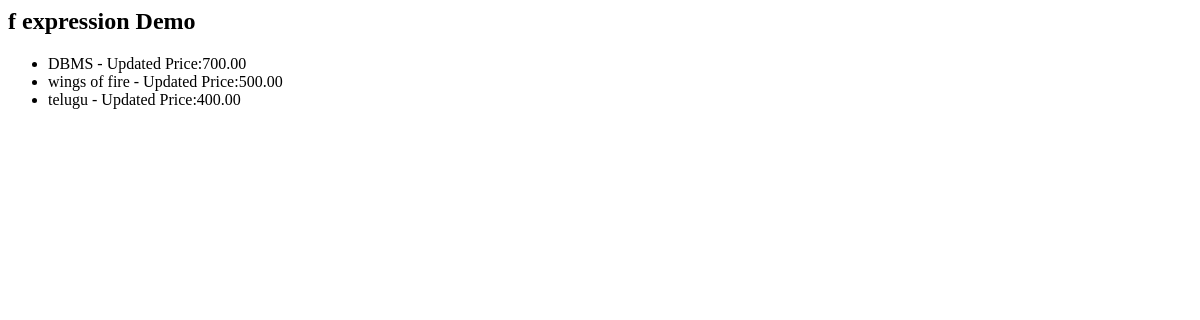
The app's page /f_expression/, older data.
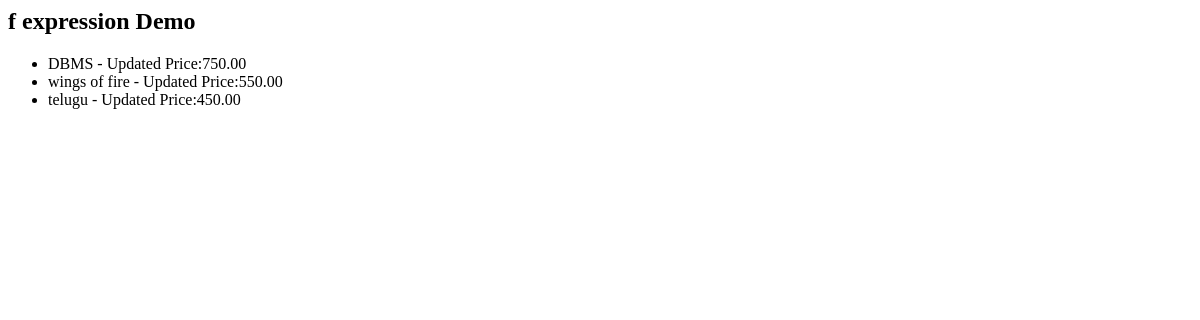
The same page, newer data.
### myapp/models.py (models this page shows, shortened)
class Book(models.Model):
    title=models.CharField(max_length=200)
    author=models.ForeignKey(Author, on_delete=models.CASCADE)
    price=models.DecimalField(max_digits=6, decimal_places=2)
    published_date=models.DateField()

### myapp/views.py (the view)
# urls.py: path('f_expression/', views.f_expression_demo, name='f_expression_demo'),
def f_expression_demo(request):
    Book.objects.update(price=F('price')+50)
    books=Book.objects.all()
    return render(request, 'f_expression_demo.html', {'books': books})

### myapp/templates/f_expression_demo.html
<h2>f expression Demo</h2>
<ul>
    {% for book in books %}
        <li>{{ book.title }} - Updated Price:{{ book.price }}</li>
    {% endfor %}
</ul>

Row changes from the older to the newer data that the page shows:
changed Book "DBMS": price "700.00" → "750.00"
changed Book "wings of fire": price "500.00" → "550.00"
changed Book "telugu": price "400.00" → "450.00"
